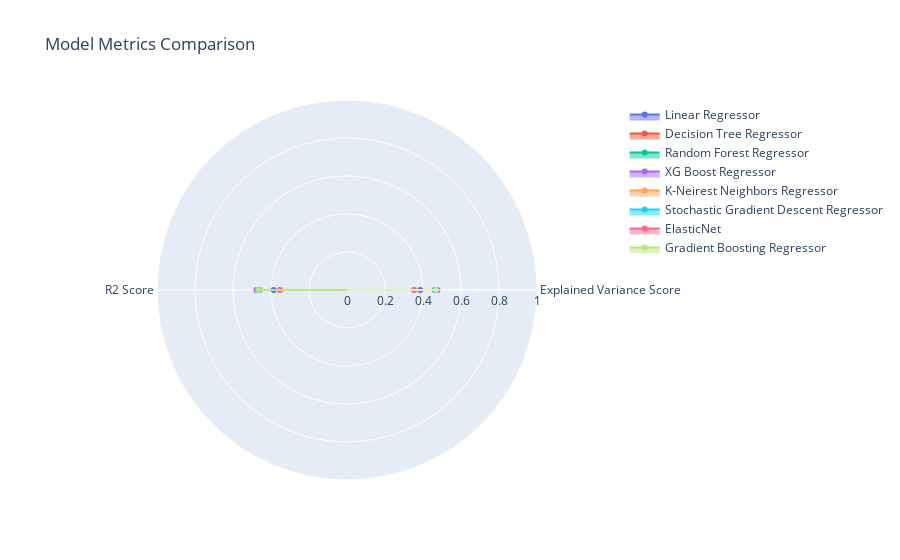

Notebook code cell kept with this figure:
### Code cell
# Visualizations
df_metrics = pd.DataFrame(metrics_data)
fig = go.Figure()

for model in df_metrics.columns[1:]:
    fig.add_trace(go.Scatterpolar(
        r=df_metrics[model],
        theta=df_metrics['Metric'],
        fill='toself',
        name=model
    ))

fig.update_layout(
    polar=dict(
        radialaxis=dict(visible=True, range=[0, 1])
    ),
    title="Model Metrics Comparison",
    showlegend=True
)
fig.show()

### Figure 1 — Plotly figure (JSON) as saved in the notebook; plotly's stock layout.template omitted (floating-point values rounded to 4 significant figures)
{"data": [{"fill": "toself", "name": "Linear Regressor", "r": [0.3861, 0.3861], "theta": ["Explained Variance Score", "R2 Score"], "type": "scatterpolar"}, {"fill": "toself", "name": "Decision Tree Regressor", "r": [-0.08042, -0.08057], "theta": ["Explained Variance Score", "R2 Score"], "type": "scatterpolar"}, {"fill": "toself", "name": "Random Forest Regressor", "r": [0.4618, 0.4616], "theta": ["Explained Variance Score", "R2 Score"], "type": "scatterpolar"}, {"fill": "toself", "name": "XG Boost Regressor", "r": [0.4763, 0.4763], "theta": ["Explained Variance Score", "R2 Score"], "type": "scatterpolar"}, {"fill": "toself", "name": "K-Neirest Neighbors Regressor", "r": [0.355, 0.355], "theta": ["Explained Variance Score", "R2 Score"], "type": "scatterpolar"}, {"fill": "toself", "name": "Stochastic Gradient Descent Regressor", "r": [-1.68e+31, -4.381e+31], "theta": ["Explained Variance Score", "R2 Score"], "type": "scatterpolar"}, {"fill": "toself", "name": "ElasticNet", "r": [0.3525, 0.3525], "theta": ["Explained Variance Score", "R2 Score"], "type": "scatterpolar"}, {"fill": "toself", "name": "Gradient Boosting Regressor", "r": [0.4675, 0.4675], "theta": ["Explained Variance Score", "R2 Score"], "type": "scatterpolar"}], "layout": {"polar": {"radialaxis": {"range": [0, 1], "visible": true}}, "showlegend": true, "title": {"text": "Model Metrics Comparison"}}}
